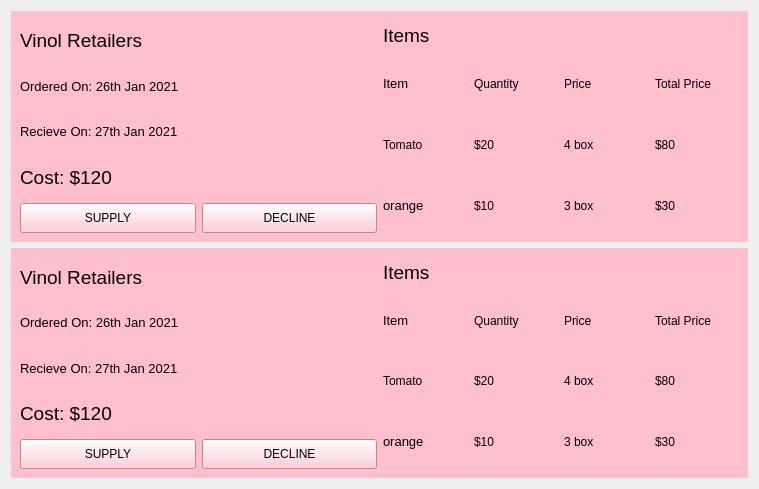
      <widget class="QWidget" name="scrollAreaWidgetContents_3">
       <property name="geometry">
        <rect>
         <x>0</x>
         <y>0</y>
         <width>759</width>
         <height>489</height>
        </rect>
       </property>
       <layout class="QVBoxLayout" name="verticalLayout_17">
        <item>
         <widget class="QWidget" name="widget_9" native="true">
          <property name="minimumSize">
           <size>
            <width>0</width>
            <height>0</height>
           </size>
          </property>
          <property name="styleSheet">
           <string notr="true">background-color: pink</string>
          </property>
          <layout class="QHBoxLayout" name="horizontalLayout_31">
           <item>
            <layout class="QVBoxLayout" name="verticalLayout_18">
             <item>
              <widget class="QLabel" name="label_91">
               <property name="font">
                <font>
                 <pointsize>14</pointsize>
                </font>
               </property>
               <property name="text">
                <string>Vinol Retailers</string>
               </property>
              </widget>
             </item>
             <item>
              <widget class="QLabel" name="label_121">
               <property name="font">
                <font>
                 <pointsize>10</pointsize>
                </font>
               </property>
               <property name="text">
                <string>Ordered On: 26th Jan 2021</string>
               </property>
              </widget>
             </item>
             <item>
              <widget class="QLabel" name="label_122">
               <property name="font">
                <font>
                 <pointsize>10</pointsize>
                </font>
               </property>
               <property name="text">
                <string>Recieve On: 27th Jan 2021</string>
               </property>
              </widget>
             </item>
             <item>
              <widget class="QLabel" name="label_123">
               <property name="font">
                <font>
                 <pointsize>14</pointsize>
                </font>
               </property>
               <property name="text">
                <string>Cost: $120</string>
               </property>
              </widget>
             </item>
             <item>
              <layout class="QHBoxLayout" name="horizontalLayout_32">
               <item>
                <widget class="QPushButton" name="pushButton_18">
                 <property name="minimumSize">
                  <size>
                   <width>0</width>
                   <height>30</height>
                  </size>
                 </property>
                 <property name="text">
                  <string>SUPPLY</string>
                 </property>
                </widget>
               </item>
               <item>
                <widget class="QPushButton" name="pushButton_19">
                 <property name="minimumSize">
                  <size>
                   <width>0</width>
                   <height>30</height>
                  </size>
                 </property>
                 <property name="text">
                  <string>DECLINE</string>
                 </property>
                </widget>
               </item>
              </layout>
             </item>
            </layout>
           </item>
           <item>
            <layout class="QVBoxLayout" name="verticalLayout_26">
             <item>
              <widget class="QLabel" name="label_124">
               <property name="maximumSize">
                <size>
                 <width>16777215</width>
                 <height>30</height>
                </size>
               </property>
               <property name="font">
                <font>
                 <pointsize>14</pointsize>
                </font>
               </property>
               <property name="text">
                <string>Items</string>
               </property>
              </widget>
             </item>
             <item>
              <layout class="QHBoxLayout" name="horizontalLayout_33">
               <item>
                <widget class="QLabel" name="label_125">
                 <property name="font">
                  <font>
                   <pointsize>10</pointsize>
                  </font>
                 </property>
                 <property name="text">
                  <string>Item</string>
                 </property>
                </widget>
               </item>
               <item>
                <widget class="QLabel" name="label_126">
                 <property name="text">
                  <string>Quantity</string>
                 </property>
                </widget>
               </item>
               <item>
                <widget class="QLabel" name="label_127">
                 <property name="text">
                  <string>Price</string>
                 </property>
                </widget>
               </item>
               <item>
                <widget class="QLabel" name="label_128">
                 <property name="text">
                  <string>Total Price</string>
                 </property>
                </widget>
               </item>
              </layout>
             </item>
             <item>
              <layout class="QHBoxLayout" name="horizontalLayout_34">
               <item>
                <widget class="QLabel" name="label_129">
                 <property name="text">
                  <string>Tomato</string>
                 </property>
                </widget>
               </item>
               <item>
                <widget class="QLabel" name="label_130">
                 <property name="text">
                  <string>$20</string>
                 </property>
                </widget>
               </item>
               <item>
                <widget class="QLabel" name="label_131">
                 <property name="text">
                  <string>4 box</string>
                 </property>
                </widget>
               </item>
               <item>
                <widget class="QLabel" name="label_132">
                 <property name="text">
                  <string>$80</string>
                 </property>
                </widget>
               </item>
              </layout>
             </item>
             <item>
              <layout class="QHBoxLayout" name="horizontalLayout_35">
               <item>
                <widget class="QLabel" name="label_133">
                 <property name="font">
                  <font>
                   <pointsize>10</pointsize>
                  </font>
                 </property>
                 <property name="text">
                  <string>orange</string>
                 </property>
                </widget>
               </item>
               <item>
                <widget class="QLabel" name="label_134">
                 <property name="text">
                  <string>$10</string>
                 </property>
                </widget>
               </item>
               <item>
                <widget class="QLabel" name="label_135">
                 <property name="text">
                  <string>3 box</string>
                 </property>
                </widget>
               </item>
               <item>
                <widget class="QLabel" name="label_136">
                 <property name="text">
                  <string>$30</string>
                 </property>
                </widget>
               </item>
              </layout>
             </item>
            </layout>
           </item>
          </layout>
         </widget>
        </item>
        <item>
         <widget class="QWidget" name="widget_10" native="true">
          <property name="minimumSize">
           <size>
            <width>0</width>
            <height>0</height>
           </size>
          </property>
          <property name="styleSheet">
           <string notr="true">background-color: pink</string>
          </property>
          <layout class="QHBoxLayout" name="horizontalLayout_36">
           <item>
            <layout class="QVBoxLayout" name="verticalLayout_27">
             <item>
              <widget class="QLabel" name="label_137">
               <property name="font">
                <font>
                 <pointsize>14</pointsize>
                </font>
               </property>
               <property name="text">
                <string>Vinol Retailers</string>
               </property>
              </widget>
             </item>
             <item>
              <widget class="QLabel" name="label_139">
               <property name="font">
                <font>
                 <pointsize>10</pointsize>
                </font>
               </property>
               <property name="text">
                <string>Ordered On: 26th Jan 2021</string>
               </property>
              </widget>
             </item>
             <item>
              <widget class="QLabel" name="label_140">
               <property name="font">
                <font>
                 <pointsize>10</pointsize>
                </font>
               </property>
               <property name="text">
                <string>Recieve On: 27th Jan 2021</string>
               </property>
              </widget>
             </item>
             <item>
              <widget class="QLabel" name="label_141">
               <property name="font">
                <font>
                 <pointsize>14</pointsize>
                </font>
               </property>
               <property name="text">
                <string>Cost: $120</string>
               </property>
              </widget>
             </item>
             <item>
              <layout class="QHBoxLayout" name="horizontalLayout_37">
               <item>
                <widget class="QPushButton" name="pushButton_20">
                 <property name="minimumSize">
                  <size>
                   <width>0</width>
                   <height>30</height>
                  </size>
                 </property>
                 <property name="text">
                  <string>SUPPLY</string>
                 </property>
                </widget>
               </item>
               <item>
                <widget class="QPushButton" name="pushButton_21">
                 <property name="minimumSize">
                  <size>
                   <width>0</width>
                   <height>30</height>
                  </size>
                 </property>
                 <property name="text">
                  <string>DECLINE</string>
                 </property>
                </widget>
               </item>
              </layout>
             </item>
            </layout>
           </item>
           <item>
            <layout class="QVBoxLayout" name="verticalLayout_28">
             <item>
              <widget class="QLabel" name="label_142">
               <property name="maximumSize">
                <size>
                 <width>16777215</width>
                 <height>30</height>
                </size>
               </property>
               <property name="font">
                <font>
                 <pointsize>14</pointsize>
                </font>
               </property>
               <property name="text">
                <string>Items</string>
               </property>
              </widget>
             </item>
             <item>
              <layout class="QHBoxLayout" name="horizontalLayout_38">
               <item>
                <widget class="QLabel" name="label_143">
                 <property name="font">
                  <font>
                   <pointsize>10</pointsize>
                  </font>
                 </property>
                 <property name="text">
                  <string>Item</string>
                 </property>
                </widget>
               </item>
               <item>
                <widget class="QLabel" name="label_144">
                 <property name="text">
                  <string>Quantity</string>
                 </property>
                </widget>
               </item>
               <item>
                <widget class="QLabel" name="label_145">
                 <property name="text">
                  <string>Price</string>
                 </property>
                </widget>
               </item>
               <item>
                <widget class="QLabel" name="label_146">
                 <property name="text">
                  <string>Total Price</string>
                 </property>
                </widget>
               </item>
              </layout>
             </item>
             <item>
              <layout class="QHBoxLayout" name="horizontalLayout_39">
               <item>
                <widget class="QLabel" name="label_147">
                 <property name="text">
                  <string>Tomato</string>
                 </property>
                </widget>
               </item>
               <item>
                <widget class="QLabel" name="label_148">
                 <property name="text">
                  <string>$20</string>
                 </property>
                </widget>
               </item>
               <item>
                <widget class="QLabel" name="label_149">
                 <property name="text">
                  <string>4 box</string>
                 </property>
                </widget>
               </item>
               <item>
                <widget class="QLabel" name="label_150">
                 <property name="text">
                  <string>$80</string>
                 </property>
                </widget>
               </item>
              </layout>
             </item>
             <item>
              <layout class="QHBoxLayout" name="horizontalLayout_40">
               <item>
                <widget class="QLabel" name="label_151">
                 <property name="font">
                  <font>
                   <pointsize>10</pointsize>
                  </font>
                 </property>
                 <property name="text">
                  <string>orange</string>
                 </property>
                </widget>
               </item>
               <item>
                <widget class="QLabel" name="label_152">
                 <property name="text">
                  <string>$10</string>
                 </property>
                </widget>
               </item>
               <item>
                <widget class="QLabel" name="label_153">
                 <property name="text">
                  <string>3 box</string>
                 </property>
                </widget>
               </item>
               <item>
                <widget class="QLabel" name="label_154">
                 <property name="text">
                  <string>$30</string>
                 </property>
                </widget>
               </item>
              </layout>
             </item>
            </layout>
           </item>
          </layout>
         </widget>
        </item>
       </layout>
      </widget>
